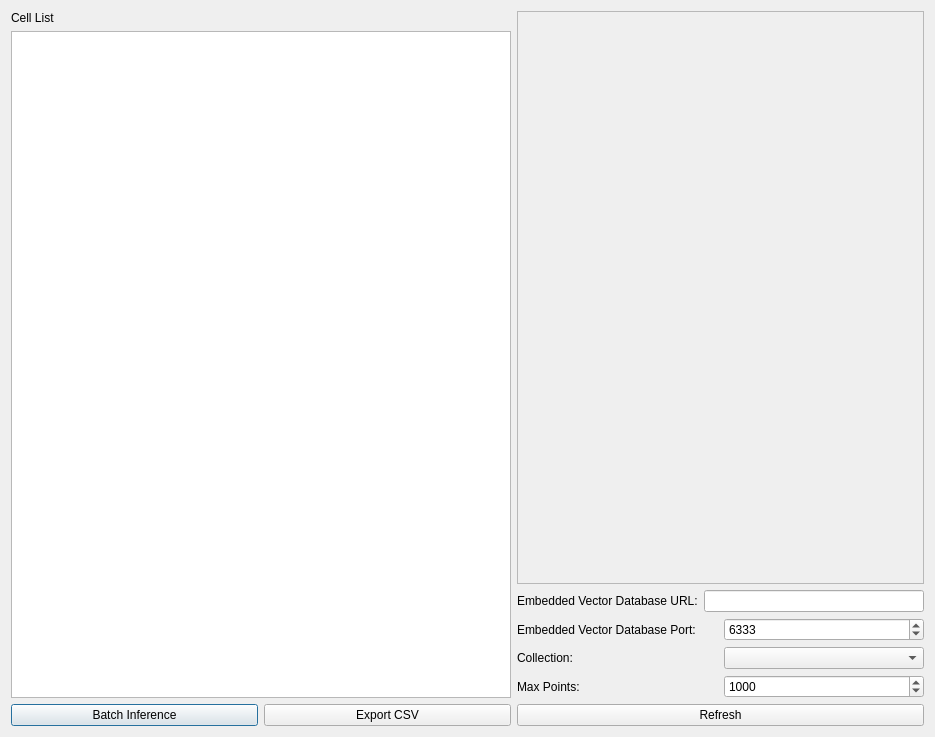
<?xml version="1.0" encoding="UTF-8"?>
<ui version="4.0">
 <class>Dialog</class>
 <widget class="QDialog" name="Dialog">
  <property name="geometry">
   <rect>
    <x>0</x>
    <y>0</y>
    <width>935</width>
    <height>737</height>
   </rect>
  </property>
  <property name="windowTitle">
   <string>Embedded Features</string>
  </property>
  <layout class="QHBoxLayout" name="horizontalLayout_3">
   <item>
    <layout class="QVBoxLayout" name="verticalLayout">
     <item>
      <widget class="QLabel" name="label">
       <property name="text">
        <string>Cell List</string>
       </property>
      </widget>
     </item>
     <item>
      <widget class="QTableWidget" name="tableWidget">
       <property name="sizePolicy">
        <sizepolicy hsizetype="Minimum" vsizetype="Expanding">
         <horstretch>0</horstretch>
         <verstretch>0</verstretch>
        </sizepolicy>
       </property>
       <property name="minimumSize">
        <size>
         <width>500</width>
         <height>0</height>
        </size>
       </property>
      </widget>
     </item>
     <item>
      <layout class="QHBoxLayout" name="horizontalLayout_4">
       <item>
        <widget class="QPushButton" name="pushButtonBatchInference">
         <property name="text">
          <string>Batch Inference</string>
         </property>
        </widget>
       </item>
       <item>
        <widget class="QPushButton" name="pushButtonExportCSV">
         <property name="text">
          <string>Export CSV</string>
         </property>
        </widget>
       </item>
      </layout>
     </item>
    </layout>
   </item>
   <item>
    <layout class="QVBoxLayout" name="verticalLayout_2">
     <item>
      <widget class="QFrame" name="framePlotScatter">
       <property name="sizePolicy">
        <sizepolicy hsizetype="Preferred" vsizetype="Expanding">
         <horstretch>0</horstretch>
         <verstretch>0</verstretch>
        </sizepolicy>
       </property>
       <property name="minimumSize">
        <size>
         <width>0</width>
         <height>0</height>
        </size>
       </property>
       <property name="frameShape">
        <enum>QFrame::StyledPanel</enum>
       </property>
       <property name="frameShadow">
        <enum>QFrame::Raised</enum>
       </property>
      </widget>
     </item>
     <item>
      <layout class="QHBoxLayout" name="horizontalLayout">
       <item>
        <widget class="QLabel" name="label_2">
         <property name="text">
          <string>Embedded Vector Database URL:</string>
         </property>
        </widget>
       </item>
       <item>
        <widget class="QLineEdit" name="lineEditURL"/>
       </item>
      </layout>
     </item>
     <item>
      <layout class="QHBoxLayout" name="horizontalLayout_6">
       <item>
        <widget class="QLabel" name="label_5">
         <property name="text">
          <string>Embedded Vector Database Port:</string>
         </property>
        </widget>
       </item>
       <item>
        <widget class="QSpinBox" name="spinBoxPort">
         <property name="minimum">
          <number>1</number>
         </property>
         <property name="maximum">
          <number>65535</number>
         </property>
         <property name="singleStep">
          <number>1</number>
         </property>
         <property name="value">
          <number>6333</number>
         </property>
        </widget>
       </item>
      </layout>
     </item>
     <item>
      <layout class="QHBoxLayout" name="horizontalLayout_2">
       <item>
        <widget class="QLabel" name="label_3">
         <property name="text">
          <string>Collection:</string>
         </property>
        </widget>
       </item>
       <item>
        <widget class="QComboBox" name="comboBoxCollection"/>
       </item>
      </layout>
     </item>
     <item>
      <layout class="QHBoxLayout" name="horizontalLayout_7">
       <item>
        <widget class="QLabel" name="label_6">
         <property name="text">
          <string>Max Points:</string>
         </property>
        </widget>
       </item>
       <item>
        <widget class="QSpinBox" name="spinBoxMaxPoints">
         <property name="minimum">
          <number>1</number>
         </property>
         <property name="maximum">
          <number>65535</number>
         </property>
         <property name="singleStep">
          <number>1</number>
         </property>
         <property name="value">
          <number>1000</number>
         </property>
        </widget>
       </item>
      </layout>
     </item>
     <item>
      <widget class="QPushButton" name="pushButtonRefresh">
       <property name="text">
        <string>Refresh</string>
       </property>
      </widget>
     </item>
    </layout>
   </item>
  </layout>
 </widget>
 <resources/>
 <connections/>
</ui>
